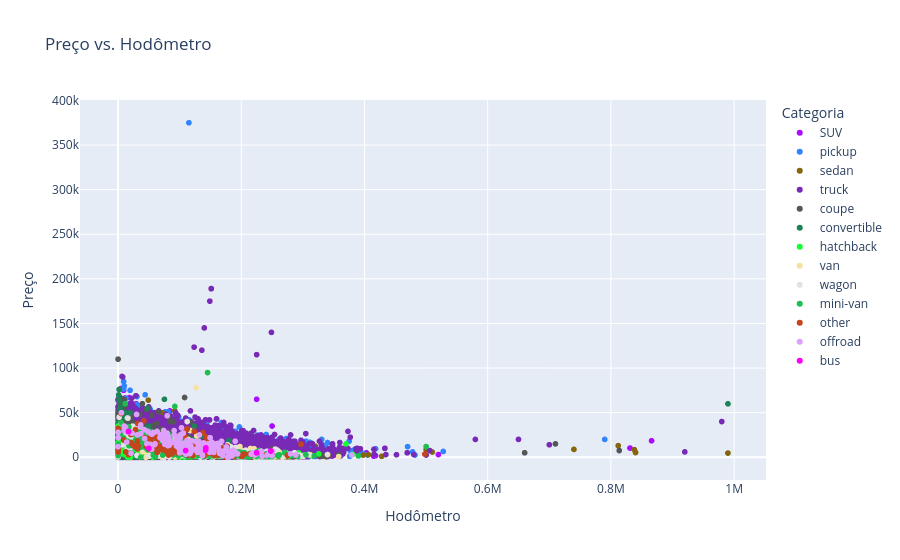

Here is the notebook cell this chart was saved with:
### Markdown cell above
# Análise dos Dados

### Code cell
fig = px.scatter(
    vehicles[~vehicles["odometer"].isna()], 
    x="odometer", 
    y="price", 
    color="type", 
    title="Preço vs. Hodômetro",
    labels={'odometer': 'Hodômetro', 'price': 'Preço', 'type': 'Categoria'},
    color_discrete_sequence=color_palette
)

fig.show()

### Figure 1 — Plotly figure (JSON) as saved in the notebook; plotly's stock layout.template omitted (floating-point values rounded to 4 significant figures; data arrays with more than 128 entries replaced by an {"elided": "..."} marker saying what was removed)
{"data": [{"hovertemplate": "Categoria=SUV<br>Hodômetro=%{x}<br>Preço=%{y}<extra></extra>", "legendgroup": "SUV", "marker": {"color": "#AA0DFE", "symbol": "circle"}, "mode": "markers", "name": "SUV", "showlegend": true, "type": "scattergl", "x": {"elided": "10511 float values"}, "xaxis": "x", "y": {"elided": "10511 int values"}, "yaxis": "y"}, {"hovertemplate": "Categoria=pickup<br>Hodômetro=%{x}<br>Preço=%{y}<extra></extra>", "legendgroup": "pickup", "marker": {"color": "#3283FE", "symbol": "circle"}, "mode": "markers", "name": "pickup", "showlegend": true, "type": "scattergl", "x": {"elided": "5895 float values"}, "xaxis": "x", "y": {"elided": "5895 int values"}, "yaxis": "y"}, {"hovertemplate": "Categoria=sedan<br>Hodômetro=%{x}<br>Preço=%{y}<extra></extra>", "legendgroup": "sedan", "marker": {"color": "#85660D", "symbol": "circle"}, "mode": "markers", "name": "sedan", "showlegend": true, "type": "scattergl", "x": {"elided": "10253 float values"}, "xaxis": "x", "y": {"elided": "10253 int values"}, "yaxis": "y"}, {"hovertemplate": "Categoria=truck<br>Hodômetro=%{x}<br>Preço=%{y}<extra></extra>", "legendgroup": "truck", "marker": {"color": "#782AB6", "symbol": "circle"}, "mode": "markers", "name": "truck", "showlegend": true, "type": "scattergl", "x": {"elided": "10494 float values"}, "xaxis": "x", "y": {"elided": "10494 int values"}, "yaxis": "y"}, {"hovertemplate": "Categoria=coupe<br>Hodômetro=%{x}<br>Preço=%{y}<extra></extra>", "legendgroup": "coupe", "marker": {"color": "#565656", "symbol": "circle"}, "mode": "markers", "name": "coupe", "showlegend": true, "type": "scattergl", "x": {"elided": "1963 float values"}, "xaxis": "x", "y": {"elided": "1963 int values"}, "yaxis": "y"}, {"hovertemplate": "Categoria=convertible<br>Hodômetro=%{x}<br>Preço=%{y}<extra></extra>", "legendgroup": "convertible", "marker": {"color": "#1C8356", "symbol": "circle"}, "mode": "markers", "name": "convertible", "showlegend": true, "type": "scattergl", "x": {"elided": "379 float values"}, "xaxis": "x", "y": {"elided": "379 int values"}, "yaxis": "y"}, {"hovertemplate": "Categoria=hatchback<br>Hodômetro=%{x}<br>Preço=%{y}<extra></extra>", "legendgroup": "hatchback", "marker": {"color": "#16FF32", "symbol": "circle"}, "mode": "markers", "name": "hatchback", "showlegend": true, "type": "scattergl", "x": {"elided": "908 float values"}, "xaxis": "x", "y": {"elided": "908 int values"}, "yaxis": "y"}, {"hovertemplate": "Categoria=van<br>Hodômetro=%{x}<br>Preço=%{y}<extra></extra>", "legendgroup": "van", "marker": {"color": "#F7E1A0", "symbol": "circle"}, "mode": "markers", "name": "van", "showlegend": true, "type": "scattergl", "x": {"elided": "495 float values"}, "xaxis": "x", "y": {"elided": "495 int values"}, "yaxis": "y"}, {"hovertemplate": "Categoria=wagon<br>Hodômetro=%{x}<br>Preço=%{y}<extra></extra>", "legendgroup": "wagon", "marker": {"color": "#E2E2E2", "symbol": "circle"}, "mode": "markers", "name": "wagon", "showlegend": true, "type": "scattergl", "x": {"elided": "1307 float values"}, "xaxis": "x", "y": {"elided": "1307 int values"}, "yaxis": "y"}, {"hovertemplate": "Categoria=mini-van<br>Hodômetro=%{x}<br>Preço=%{y}<extra></extra>", "legendgroup": "mini-van", "marker": {"color": "#1CBE4F", "symbol": "circle"}, "mode": "markers", "name": "mini-van", "showlegend": true, "type": "scattergl", "x": {"elided": "995 float values"}, "xaxis": "x", "y": {"elided": "995 int values"}, "yaxis": "y"}, {"hovertemplate": "Categoria=other<br>Hodômetro=%{x}<br>Preço=%{y}<extra></extra>", "legendgroup": "other", "marker": {"color": "#C4451C", "symbol": "circle"}, "mode": "markers", "name": "other", "showlegend": true, "type": "scattergl", "x": {"elided": "223 float values"}, "xaxis": "x", "y": {"elided": "223 int values"}, "yaxis": "y"}, {"hovertemplate": "Categoria=offroad<br>Hodômetro=%{x}<br>Preço=%{y}<extra></extra>", "legendgroup": "offroad", "marker": {"color": "#DEA0FD", "symbol": "circle"}, "mode": "markers", "name": "offroad", "showlegend": true, "type": "scattergl", "x": {"elided": "187 float values"}, "xaxis": "x", "y": {"elided": "187 int values"}, "yaxis": "y"}, {"hovertemplate": "Categoria=bus<br>Hodômetro=%{x}<br>Preço=%{y}<extra></extra>", "legendgroup": "bus", "marker": {"color": "#FE00FA", "symbol": "circle"}, "mode": "markers", "name": "bus", "showlegend": true, "type": "scattergl", "x": [142500.0, 17040.0, 142500.0, 225000.0, 17040.0, 17040.0, 225000.0, 17040.0, 17040.0, 17040.0, 225000.0, 17040.0, 225000.0, 17040.0, 248100.0, 142000.0, 109700.0, 225000.0, 50000.0, 248100.0, 248100.0, 17040.0, 17040.0], "xaxis": "x", "y": [10500, 28990, 10500, 4995, 28990, 28990, 4995, 28990, 28990, 28990, 4995, 28990, 4995, 28990, 6997, 7900, 7500, 4995, 10000, 6997, 6997, 28990, 28990], "yaxis": "y"}], "layout": {"legend": {"title": {"text": "Categoria"}, "tracegroupgap": 0}, "title": {"text": "Preço vs. Hodômetro"}, "xaxis": {"anchor": "y", "domain": [0, 1], "title": {"text": "Hodômetro"}}, "yaxis": {"anchor": "x", "domain": [0, 1], "title": {"text": "Preço"}}}}
